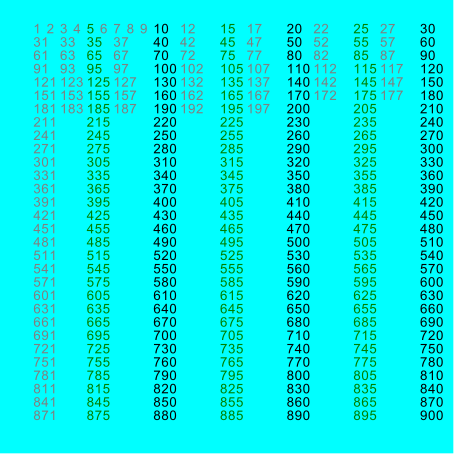

Here is the Julia script that generated this plot:
using Test
using LuxorLabels
using LuxorLabels.Luxor
function foo(label, pos, pri)
    if pri == 1
        setcolor("black")
    elseif pri == 2
        setcolor("green")
    else
        setcolor("grey")
    end
     text(label, pos)
end
Drawing(NaN, NaN, :rec)
background("cyan")
lbls = String[]
pris = Int64[]
poss = Point[]
for i = 1:30
    for j = 1:30
        n = (i - 1) * 30 + j
        push!(lbls, string(n))
        if mod(n, 10) == 0
            push!(pris, 1)
        elseif mod(n, 5) == 0
            push!(pris, 2)
        else
            push!(pris, 3)
        end
        push!(poss, Point(j * 10, i * 10))
    end
end
it, bbs = broadcast_prominent_labels_to_plotfunc(foo, lbls, poss, pris)
setline(0.05)
# Mark anchor point and boundingbox
for (i, b) in zip(it, bbs)
    circle(poss[i], 1, :stroke)
    box(b, :stroke)
end
cb = BoundingBox(Point(-15, -15), Point(325, 325))
snapshot(;fname = "test_box.svg", cb)
@test Luxor.finish()

Drawing(NaN, NaN, :rec)
background("cyan")
it, bbs = broadcast_all_labels_to_plotfunc(foo, lbls, poss, pris)
snapshot(;fname = "test_box_all.svg", cb)
@test Luxor.finish()
